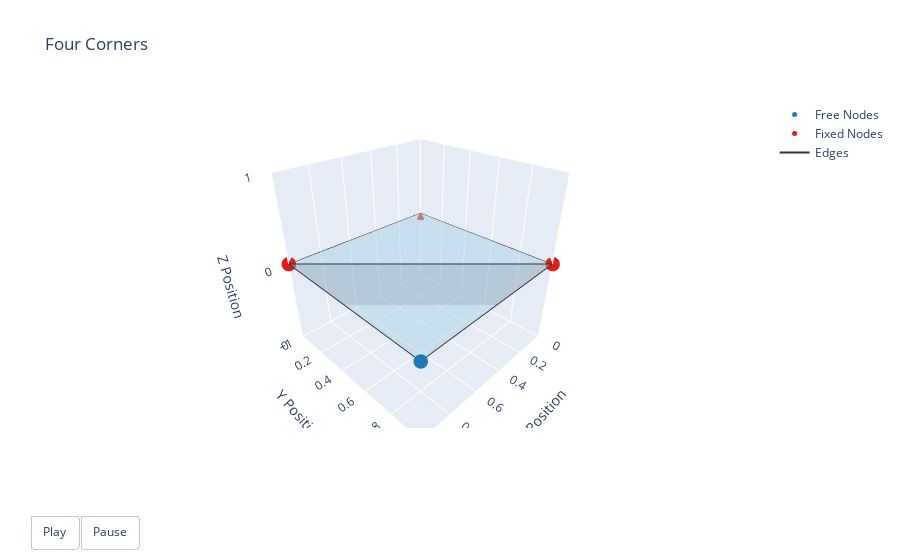

Notebook cell for this chart:
### Markdown cell above
### Visualization

### Code cell
t = np.arange(robot.sim_params.total_time, step=robot.sim_params.dt)  # (100)
options = dismech.AnimationOptions(z_lim=[-1.0, 1.0], x_lim=[0, 1.0], title='Four Corners')
fig = dismech.get_interactive_animation_plotly(robot, t, np.array([q_eq]), options)
fig.show()

### Figure 1 — Plotly figure (JSON) as saved in the notebook; plotly's stock layout.template omitted (floating-point values rounded to 4 significant figures)
{"data": [{"marker": {"color": "#1f78b4", "size": 5}, "mode": "markers", "name": "Free Nodes", "type": "scatter3d", "x": [0.9987], "y": [0.9987], "z": [-0.05084]}, {"marker": {"color": "#e31a1c", "size": 5}, "mode": "markers", "name": "Fixed Nodes", "type": "scatter3d", "x": [0.0, 1.0, 0.0], "y": [0.0, 0.0, 1.0], "z": [0.0, 0.0, 0.0]}, {"line": {"color": "#333333", "width": 2}, "mode": "lines", "name": "Edges", "type": "scatter3d", "x": [1, 0, null, 0, 0, null, 0, 1, null, 0, 0.9987, null, 0.9987, 1, null], "y": [0, 1, null, 1, 0, null, 0, 0, null, 1, 0.9987, null, 0.9987, 0, null], "z": [0, 0, null, 0, 0, null, 0, 0, null, 0, -0.05084, null, -0.05084, 0, null]}, {"color": "rgba(166, 206, 227, 0.7)", "i": [0, 1], "j": [1, 2], "k": [2, 3], "name": "Faces", "opacity": 0.7, "showscale": false, "type": "mesh3d", "x": [0.0, 1.0, 0.0, 0.9987], "y": [0.0, 0.0, 1.0, 0.9987], "z": [0.0, 0.0, 0.0, -0.05084]}], "layout": {"scene": {"camera": {"eye": {"x": 1.3, "y": 1.3, "z": 1.061}}, "xaxis": {"range": [0, 1], "title": {"text": "X Position"}}, "yaxis": {"range": [0, 1], "title": {"text": "Y Position"}}, "zaxis": {"range": [-1, 1], "title": {"text": "Z Position"}}}, "sliders": [{"currentvalue": {"prefix": "Frame: "}, "steps": [{"args": [["0"], {"frame": {"duration": 50, "redraw": true}, "mode": "immediate"}], "label": "0", "method": "animate"}], "transition": {"duration": 0}, "x": 0.1, "y": 0}], "title": {"text": "Four Corners"}, "updatemenus": [{"buttons": [{"args": [null, {"frame": {"duration": 50, "redraw": true}, "fromcurrent": true}], "label": "Play", "method": "animate"}, {"args": [[null], {"frame": {"duration": 0, "redraw": true}, "mode": "immediate"}], "label": "Pause", "method": "animate"}], "direction": "left", "pad": {"r": 10, "t": 87}, "showactive": false, "type": "buttons", "x": 0.1, "xanchor": "right", "y": 0, "yanchor": "top"}]}}
